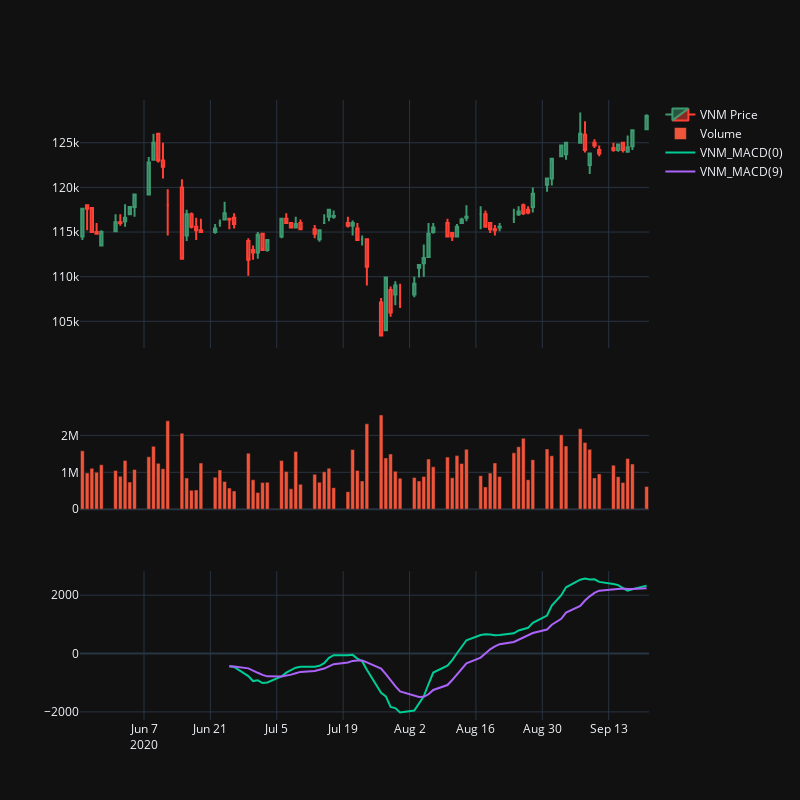

Write notebook code for a chart like this one.
### Code cell
fig = make_subplots(3, 1, shared_xaxes=True, vertical_spacing=0.1, row_heights=[0.5, 0.2, 0.3])
fig.append_trace(Candlestick(vnm).plot(), 1, 1)
fig.append_trace(go.Bar(x=vnm.index, y=vnm["Volume"], name="Volume"), 2, 1)
fig.append_trace(MACD(vnm).plot(), 3, 1)
fig.append_trace(MACD(vnm, exp=9).plot(), 3, 1)

fig.update_layout(
    template="plotly_dark",
)
fig.update_layout(xaxis=dict(rangeslider=dict(visible=False)))
fig.update_layout(
    autosize=False,
    width=800,
    height=800,
)
fig.show()
